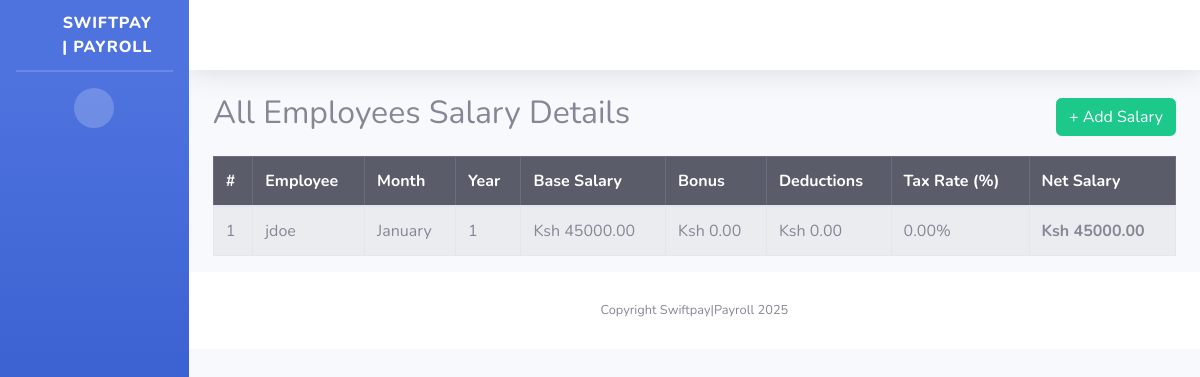
The page /general-salaries/ on the database as committed earlier.
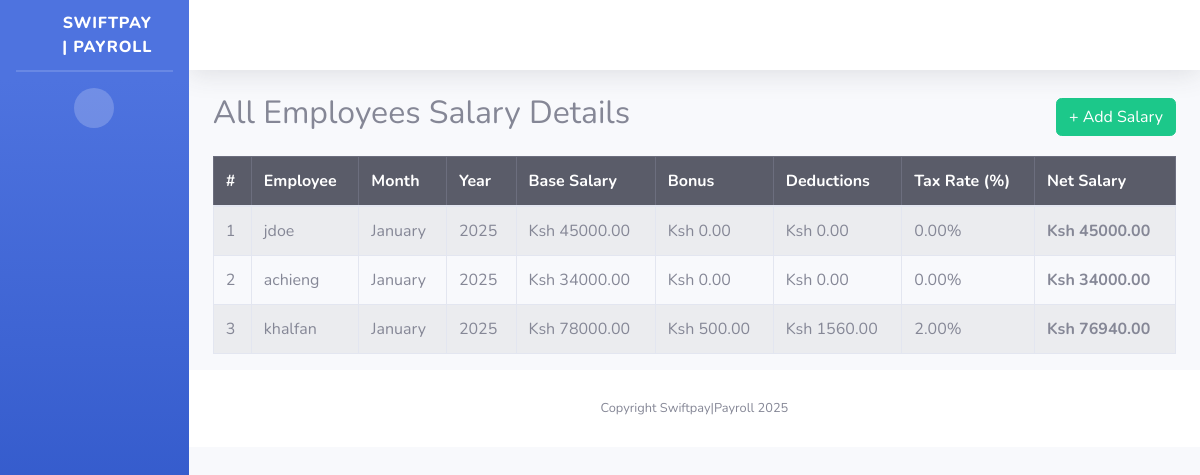
The same page on the database as committed later.
### mywebsite/models.py (models this page shows, shortened)
class Salary(models.Model):
    employee = models.ForeignKey('CustomUser', on_delete=models.CASCADE)
    base_salary = models.DecimalField(max_digits=10, decimal_places=2)
    bonus = models.DecimalField(max_digits=10, decimal_places=2, default=Decimal('0.00'))
    tax_rate = models.DecimalField(max_digits=5, decimal_places=2, default=Decimal('0.00'))
    deductions = models.DecimalField(max_digits=10, decimal_places=2, default=Decimal('0.00'), editable=False)
    net_salary = models.DecimalField(max_digits=10, decimal_places=2, editable=False)
    month = models.IntegerField(validators=[MinValueValidator(1), MaxValueValidator(12)], default=datetime.today().month)
    year = models.IntegerField(default=datetime.today().year)
    def get_month_name(self):
        return month_name[self.month]  # Converts 1 → 'January', 2 → 'February', etc.

class CustomUser(AbstractUser):
    GENDER_CHOICES = [
        ('M', 'Male'),
        ('F', 'Female'),
        ('O', 'Other')
    ]
    employee_id = models.CharField(max_length=20, unique=True)
    date_of_birth = models.DateField(null=True, blank=True)
    gender = models.CharField(max_length=1, choices=GENDER_CHOICES)
    phone_number = models.CharField(max_length=15, blank=True)
    address = models.TextField(blank=True)
    joined_date = models.DateField(default=timezone.now)
    role = models.ForeignKey(EmployeeRole, on_delete=models.SET_NULL, null=True)
    department = models.ForeignKey(Department, on_delete=models.SET_NULL, null=True)
    is_active_employee = models.BooleanField(default=True)
    middle_name = models.CharField(max_length=255, null=True, blank=True)
    residential_status = models.CharField(max_length=2, choices=[
        ('R', 'Resident'),
        ('NR', 'Non-Resident')
    ], null=True, blank=True)
    national_id = models.CharField(max_length=10, null=True, blank=True)
    kra_pin = models.CharField(max_length=11, null=True, blank=True)
    nssf_no = models.CharField(max_length=15, null=True, blank=True)
    nhif_no = models.CharField(max_length=15, null=True, blank=True)
    passport_photo = models.ImageField(upload_to='employee_photos/', blank=True, null=True)
    basic_salary = models.DecimalField(max_digits=10, decimal_places=2, null=True, blank=True)
    bank = models.CharField(max_length=50, null=True, blank=True)
    bank_account_name = models.CharField(max_length=255, null=True, blank=True)
    bank_account_number = models.CharField(max_length=35, null=True, blank=True)
    bank_branch = models.CharField(max_length=40, null=True, blank=True)
    employee_personal_number = models.CharField(max_length=50, null=True, blank=True)
    date_of_employment = models.DateField(null=True, blank=True)
    contract_type = models.CharField(choices=[
        ('P', 'Permanent'),
        ('T', 'Temporary')
    ], max_length=1, null=True, blank=True)
    job_title = models.CharField(max_length=50, null=True, blank=True)
    employee_email = models.EmailField(null=True, blank=True)
    mobile_phone = models.CharField(max_length=15, null=True, blank=True)

### mywebsite/views.py (the view)
# urls.py: path('general-salaries/', views.admin_salary_list, name='admin_salary_list'),
def admin_salary_list(request):
    salaries = Salary.objects.select_related('employee').order_by('-year', '-month')
    return render(request, 'admin_salary_list.html', {'salaries': salaries})

### templates/admin_salary_list.html
{% extends "base.html" %}
{% block content %}
<div class="container mt-4">
    <div class="d-flex justify-content-between align-items-center">
        <h2>All Employees Salary Details</h2>
        <a href="{% url 'add_salary' %}" class="btn btn-success">+ Add Salary</a>
    </div>
    <table class="table table-bordered table-striped mt-3">
        <thead class="table-dark">
            <tr>
                <th>#</th>
                <th>Employee</th>
                <th>Month</th>
                <th>Year</th>
                <th>Base Salary</th>
                <th>Bonus</th>
                <th>Deductions</th>
                <th>Tax Rate (%)</th>
                <th>Net Salary</th>
            </tr>
        </thead>
        <tbody>
            {% for salary in salaries %}
            <tr>
                <td>{{ forloop.counter }}</td>
                <td>{{ salary.employee.username }}</td>
                <td>{{ salary.get_month_name }}</td>
                <td>{{ salary.year }}</td>
                <td>Ksh {{ salary.base_salary }}</td>
                <td>Ksh {{ salary.bonus }}</td>
                <td>Ksh {{ salary.deductions }}</td>
                <td>{{ salary.tax_rate }}%</td>
                <td><strong>Ksh {{ salary.net_salary }}</strong></td>
            </tr>
            {% empty %}
            <tr>
                <td colspan="9" class="text-center">No salary records available.</td>
            </tr>
            {% endfor %}
        </tbody>
    </table>
</div>
{% endblock %}

### templates/base.html (shortened to what this page needs)
<!DOCTYPE html>
<html lang="en">
<head>
    {% load static %}
    <link href="{% static 'theme/vendor/fontawesome-free/css/all.min.css'  %}" rel="stylesheet" type="text/css">
    <link href="{% static 'theme/css/sb-admin-2.min.css'  %}" rel="stylesheet">
    <link href="{% static 'css/app.css'  %}" rel="stylesheet">
    <link href="{% static 'jquerui/jquery-ui.css' %}" rel='stylesheet' type='text/css'/>
    <link href="https://cdn.datatables.net/1.10.20/css/jquery.dataTables.min.css" rel='stylesheet' type='text/css'/>
</head>
<body id="page-top">
<div id="wrapper">
    <ul class="navbar-nav bg-gradient-primary sidebar sidebar-dark accordion" id="accordionSidebar">
        <a class="sidebar-brand d-flex align-items-center justify-content-center" href="/">
            <div class="sidebar-brand-icon rotate-n-15">
                <i class="fas fa-money-check-alt"></i>
            </div>
            <div class="sidebar-brand-text mx-3">SwiftPay | Payroll</div>
        </a>
        <hr class="sidebar-divider my-0">
        <hr class="sidebar-divider">
        <div class="text-center d-none d-md-inline">
            <button class="rounded-circle border-0" id="sidebarToggle"></button>
        </div>
    </ul>
    <div id="content-wrapper" class="d-flex flex-column">
        <div id="content">
            <nav class="navbar navbar-expand navbar-light bg-white topbar mb-4 static-top shadow">
                <ul class="navbar-nav ml-auto">
                    <li class="nav-item dropdown no-arrow">
                        <a class="nav-link dropdown-toggle" href="#" id="userDropdown" role="button"
                           data-toggle="dropdown" aria-haspopup="true" aria-expanded="false">
                            <i class="far fa-user-circle"></i>
                        </a>
                    </li>
                </ul>
            </nav>
            {% block content %}
            {% endblock %}
            <footer class="sticky-footer bg-white">
                <div class="container my-auto">
                    <div class="copyright text-center my-auto">
                        <span>Copyright Swiftpay|Payroll 2025</span>
                    </div>
                </div>
            </footer>
        </div>
    </div>
</div>
</body>
</html>

Rows that differ between the two databases and show on the page:
changed Salary "jdoe": year "1" → "2025"
added Salary: employee.username "achieng", get_month_name "January", year "2025", base_salary "34000.00", bonus "0.00", deductions "0.00", tax_rate "0.00", net_salary "34000.00"
added Salary: employee.username "khalfan", get_month_name "January", year "2025", base_salary "78000.00", bonus "500.00", deductions "1560.00", tax_rate "2.00", net_salary "76940.00"
